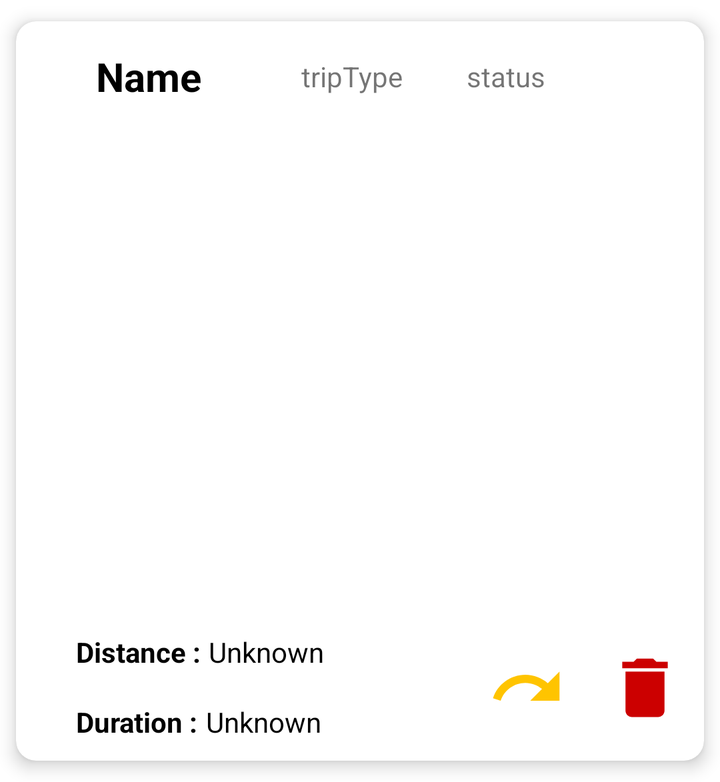
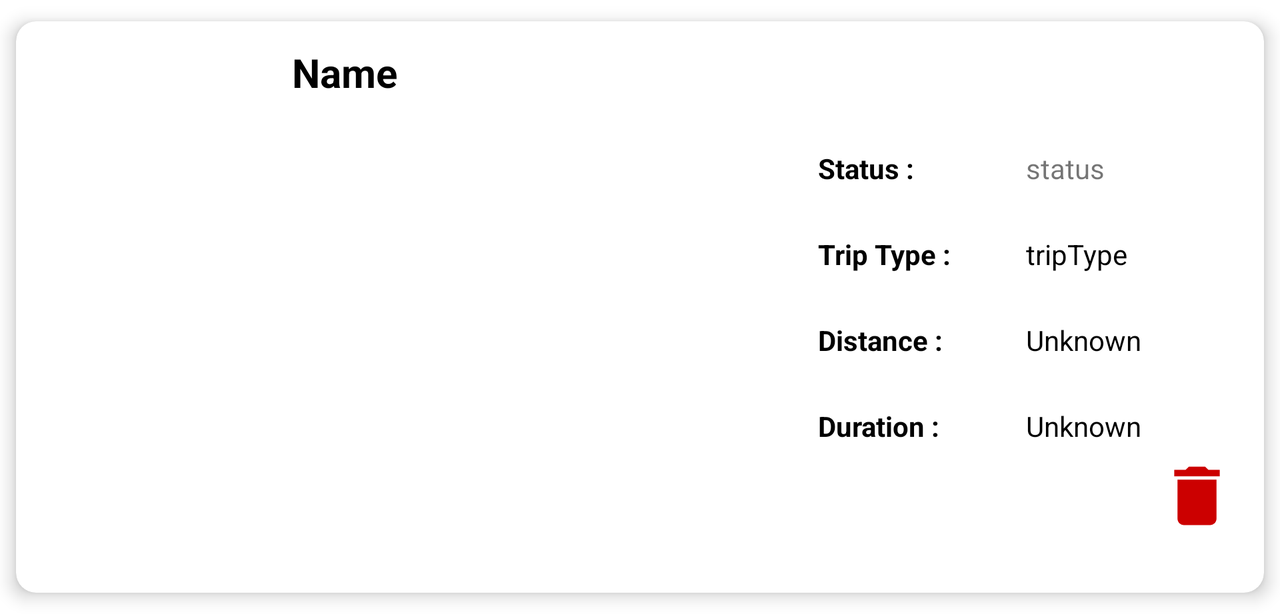

One screen, two layout resources from the same app: the default and the repository's alternative for another configuration. Each is rendered where Android would select it; the XML of both is given below.
<!-- AndroidManifest.xml: application theme Theme.TripReminderApp -->
<!-- res/layout/recy_history_item.xml -->
<?xml version="1.0" encoding="utf-8"?>
<androidx.cardview.widget.CardView xmlns:android="http://schemas.android.com/apk/res/android"
    xmlns:app="http://schemas.android.com/apk/res-auto"
    xmlns:tools="http://schemas.android.com/tools"
    android:layout_width="match_parent"
    android:layout_height="wrap_content"
    android:layout_marginTop="0dp"
    app:cardBackgroundColor="@color/white"
    app:cardCornerRadius="10dp"
    app:cardElevation="5dp"
    app:cardPreventCornerOverlap="true"
    app:cardUseCompatPadding="true"
    app:contentPaddingBottom="10dp"
    app:contentPaddingLeft="10dp"
    app:contentPaddingRight="10dp"
    app:contentPaddingTop="10dp">


    <androidx.constraintlayout.widget.ConstraintLayout
        android:id="@+id/itemLayout"
        android:layout_width="match_parent"
        android:layout_height="wrap_content">


        <TextView
            android:id="@+id/tripName"
            android:layout_width="wrap_content"
            android:layout_height="wrap_content"
            android:layout_marginStart="30dp"
            android:layout_marginLeft="56dp"
            android:layout_marginTop="4dp"
            android:text="@string/name"
            android:textColor="@color/black"
            android:textColorHint="@color/black"
            android:textSize="20sp"
            android:textStyle="bold"
            app:layout_constraintStart_toStartOf="parent"
            app:layout_constraintTop_toTopOf="parent" />


        <TextView
            android:id="@+id/tripType"
            android:layout_width="wrap_content"
            android:layout_height="wrap_content"
            android:layout_marginStart="50dp"
            android:layout_marginTop="8dp"
            android:text="@string/tripType"
            app:layout_constraintStart_toEndOf="@+id/tripName"
            app:layout_constraintTop_toTopOf="parent" />


        <TextView
            android:id="@+id/tripStatus"
            android:layout_width="wrap_content"
            android:layout_height="wrap_content"
            android:layout_marginStart="32dp"
            android:layout_marginTop="4dp"
            android:layout_marginBottom="4dp"
            android:text="@string/status"
            app:layout_constraintBottom_toTopOf="@+id/mapImage"
            app:layout_constraintEnd_toEndOf="parent"
            app:layout_constraintHorizontal_bias="0.0"
            app:layout_constraintStart_toEndOf="@+id/tripType"
            app:layout_constraintTop_toTopOf="@+id/tripType"
            app:layout_constraintVertical_bias="1.0" />


        <ImageView
            android:id="@+id/mapImage"
            android:layout_width="335dp"
            android:layout_height="265dp"
            android:adjustViewBounds="true"
            android:scaleType="fitCenter"
            app:layout_constraintEnd_toEndOf="parent"
            app:layout_constraintStart_toStartOf="parent"
            app:layout_constraintTop_toBottomOf="@+id/tripName"
            app:srcCompat="@drawable/placeholder" />


        

        <TextView
            android:id="@+id/text_dis"
            android:layout_width="wrap_content"
            android:layout_height="wrap_content"
            android:layout_marginStart="20dp"
            android:drawablePadding="10dp"
            android:text="@string/distance"
            android:textColor="@color/black"
            android:textColorHint="@color/black"
            android:textSize="14sp"
            android:textStyle="bold"
            app:layout_constraintStart_toStartOf="parent"
            app:layout_constraintTop_toBottomOf="@+id/mapImage" />


        <TextView
            android:id="@+id/distance"
            android:layout_width="wrap_content"
            android:layout_height="wrap_content"
            android:layout_marginStart="4dp"
            android:text="@string/dis"
            android:textColor="@color/black"
            android:textColorHint="@color/black"
            android:textSize="14sp"
            app:layout_constraintBaseline_toBaselineOf="@+id/text_dis"
            app:layout_constraintStart_toEndOf="@+id/text_dis" />

        <TextView
            android:id="@+id/text_duration"
            android:layout_width="wrap_content"
            android:layout_height="wrap_content"
            android:layout_marginStart="20dp"
            android:layout_marginTop="16dp"
            android:drawablePadding="10dp"
            android:text="@string/duration"
            android:textColor="@color/black"
            android:textColorHint="@color/black"
            android:textSize="14sp"
            android:textStyle="bold"
            app:layout_constraintStart_toStartOf="parent"
            app:layout_constraintTop_toBottomOf="@+id/text_dis" />


        <TextView
            android:id="@+id/duration"
            android:layout_width="wrap_content"
            android:layout_height="wrap_content"
            android:layout_marginStart="4dp"
            android:text="@string/dur"
            android:textColor="@color/black"
            android:textColorHint="@color/black"
            android:textSize="14sp"
            app:layout_constraintBaseline_toBaselineOf="@+id/text_duration"
            app:layout_constraintStart_toEndOf="@+id/text_duration" />

        <ImageView
            android:id="@+id/delete"
            android:layout_width="39dp"
            android:layout_height="53dp"
            app:layout_constraintBottom_toBottomOf="@+id/duration"
            app:layout_constraintEnd_toEndOf="parent"
            app:srcCompat="@drawable/ic_delete"
            tools:ignore="VectorDrawableCompat" />

        <ImageView
            android:id="@+id/reTrip"
            android:layout_width="39dp"
            android:layout_height="53dp"
            android:layout_marginEnd="20dp"
            app:layout_constraintBottom_toBottomOf="@+id/duration"
            app:layout_constraintEnd_toStartOf="@+id/delete"
            app:srcCompat="@drawable/ic_baseline_redo_24"
            tools:ignore="VectorDrawableCompat" />

        <ImageView
            android:id="@+id/imageView3"
            android:layout_width="35dp"
            android:layout_height="35dp"
            app:layout_constraintBaseline_toBaselineOf="@+id/tripStatus"
            app:layout_constraintEnd_toEndOf="parent"
            app:srcCompat="@drawable/ic_baseline_keyboard_arrow_right_24" />


    </androidx.constraintlayout.widget.ConstraintLayout>


</androidx.cardview.widget.CardView>
<!-- resources referenced by this layout -->
<resources>
  <color name="black">#FF000000</color>
  <color name="white">#FFFFFFFF</color>
  <!-- drawable ic_baseline_redo_24 (drawable) -->
  <vector android:height="24dp" android:tint="#FFC400"
      android:viewportHeight="24" android:viewportWidth="24"
      android:width="24dp" xmlns:android="http://schemas.android.com/apk/res/android">
      <path android:fillColor="@android:color/white" android:pathData="M18.4,10.6C16.55,8.99 14.15,8 11.5,8c-4.65,0 -8.58,3.03 -9.96,7.22L3.9,16c1.05,-3.19 4.05,-5.5 7.6,-5.5 1.95,0 3.73,0.72 5.12,1.88L13,16h9V7l-3.6,3.6z"/>
  </vector>
  <!-- drawable ic_delete (drawable) -->
  <vector android:height="28dp" android:tint="@android:color/holo_red_dark"
      android:viewportHeight="24" android:viewportWidth="24"
      android:width="28dp" xmlns:android="http://schemas.android.com/apk/res/android">
      <path android:fillColor="@android:color/white" android:pathData="M6,19c0,1.1 0.9,2 2,2h8c1.1,0 2,-0.9 2,-2V7H6v12zM19,4h-3.5l-1,-1h-5l-1,1H5v2h14V4z"/>
  </vector>
  <string name="dis">Unknown</string>
  <string name="distance">Distance  : </string>
  <string name="dur">Unknown </string>
  <string name="duration">Duration  : </string>
  <string name="name">Name</string>
  <string name="status">status</string>
  <string name="tripType">tripType</string>
  <style name="Theme.TripReminderApp" parent="Theme.MaterialComponents.Light.NoActionBar">
  
          <item name="colorPrimaryDark">@color/black</item>
          <item name="colorPrimary">@color/black</item>
          <item name="colorPrimaryVariant">@color/black</item>
          <item name="colorOnPrimary">@color/white</item>
  
          
  
          
          <item name="colorSecondary">#5d9e43</item>
          <item name="colorSecondaryVariant">@color/teal_700</item>
          <item name="colorOnSecondary">@color/black</item>
          
          <item name="android:statusBarColor" tools:targetApi="l">?attr/colorPrimaryVariant</item>
          
      </style>
  <color name="teal_700">#FF018786</color>
</resources>
<!-- res/layout-land/recy_history_item.xml (the repository's variant of the layout above) -->
<!-- drawn on the phone turned sideways -->
<?xml version="1.0" encoding="utf-8"?>
<androidx.cardview.widget.CardView xmlns:android="http://schemas.android.com/apk/res/android"
    xmlns:app="http://schemas.android.com/apk/res-auto"
    xmlns:tools="http://schemas.android.com/tools"
    android:layout_width="match_parent"
    android:layout_height="wrap_content"
    android:layout_marginTop="0dp"
    app:cardBackgroundColor="@color/white"
    app:cardCornerRadius="10dp"
    app:cardElevation="5dp"
    app:cardPreventCornerOverlap="true"
    app:cardUseCompatPadding="true"
    app:contentPaddingBottom="10dp"
    app:contentPaddingLeft="10dp"
    app:contentPaddingRight="10dp"
    app:contentPaddingTop="10dp">


    <androidx.constraintlayout.widget.ConstraintLayout
        android:id="@+id/itemLayout"
        android:layout_width="match_parent"
        android:layout_height="wrap_content">


        <TextView
            android:id="@+id/tripName"
            android:layout_width="wrap_content"
            android:layout_height="wrap_content"
            android:layout_marginStart="128dp"
            android:layout_marginLeft="56dp"
            android:layout_marginTop="2dp"
            android:text="@string/name"
            android:textColor="@color/black"
            android:textColorHint="@color/black"
            android:textSize="20sp"
            android:textStyle="bold"
            app:layout_constraintStart_toStartOf="parent"
            app:layout_constraintTop_toTopOf="parent" />


        


        <TextView
            android:id="@+id/tripStatus"
            android:layout_width="wrap_content"
            android:layout_height="wrap_content"
            android:layout_marginStart="56dp"
            android:text="@string/status"
            app:layout_constraintBaseline_toBaselineOf="@+id/txt_status"
            app:layout_constraintStart_toEndOf="@+id/txt_status" />

        <TextView
            android:id="@+id/txt_status"
            android:layout_width="wrap_content"
            android:layout_height="wrap_content"
            android:layout_marginStart="44dp"
            android:layout_marginTop="54dp"
            android:layout_marginBottom="24dp"
            android:drawablePadding="10dp"
            android:text="@string/txtStatus"
            android:textColor="@color/black"
            android:textColorHint="@color/black"
            android:textSize="14sp"
            android:textStyle="bold"
            app:layout_constraintBottom_toTopOf="@+id/txt_tripType"
            app:layout_constraintStart_toEndOf="@+id/mapImage"
            app:layout_constraintTop_toTopOf="parent"
            app:layout_constraintVertical_bias="0.0" />

        <TextView
            android:id="@+id/txt_tripType"
            android:layout_width="wrap_content"
            android:layout_height="wrap_content"
            android:layout_marginBottom="24dp"
            android:drawablePadding="10dp"
            android:text="@string/txtTripType"
            android:textColor="@color/black"
            android:textColorHint="@color/black"
            android:textSize="14sp"
            android:textStyle="bold"
            app:layout_constraintBottom_toTopOf="@+id/text_dis"
            app:layout_constraintStart_toStartOf="@+id/txt_status" />

        <TextView
            android:id="@+id/tripType"
            android:layout_width="wrap_content"
            android:layout_height="wrap_content"
            android:text="@string/tripType"
            android:textColor="@color/black"
            app:layout_constraintBaseline_toBaselineOf="@+id/txt_tripType"
            app:layout_constraintStart_toStartOf="@+id/tripStatus" />

        <ImageView
            android:id="@+id/mapImage"
            android:layout_width="335dp"
            android:layout_height="200dp"
            android:layout_marginTop="8dp"
            android:layout_marginBottom="8dp"
            android:adjustViewBounds="true"
            android:scaleType="fitCenter"
            app:layout_constraintEnd_toEndOf="parent"
            app:layout_constraintHorizontal_bias="0.044"
            app:layout_constraintStart_toStartOf="parent"
            app:layout_constraintTop_toBottomOf="@+id/tripName"
            app:srcCompat="@drawable/placeholder" />


        <TextView
            android:id="@+id/text_dis"
            android:layout_width="wrap_content"
            android:layout_height="wrap_content"
            android:layout_marginBottom="24dp"
            android:drawablePadding="10dp"
            android:text="@string/distance"
            android:textColor="@color/black"
            android:textColorHint="@color/black"
            android:textSize="14sp"
            android:textStyle="bold"
            app:layout_constraintBottom_toTopOf="@+id/text_duration"
            app:layout_constraintStart_toStartOf="@+id/txt_tripType" />

        <TextView
            android:id="@+id/distance"
            android:layout_width="wrap_content"
            android:layout_height="wrap_content"
            android:text="@string/dis"
            android:textColor="@color/black"
            android:textColorHint="@color/black"
            android:textSize="14sp"
            app:layout_constraintBaseline_toBaselineOf="@+id/text_dis"
            app:layout_constraintStart_toStartOf="@+id/tripType" />

        <TextView
            android:id="@+id/text_duration"
            android:layout_width="wrap_content"
            android:layout_height="wrap_content"
            android:layout_marginBottom="64dp"
            android:drawablePadding="10dp"
            android:text="@string/duration"
            android:textColor="@color/black"
            android:textColorHint="@color/black"
            android:textSize="14sp"
            android:textStyle="bold"
            app:layout_constraintBottom_toBottomOf="parent"
            app:layout_constraintStart_toStartOf="@+id/text_dis" />

        <TextView
            android:id="@+id/duration"
            android:layout_width="wrap_content"
            android:layout_height="wrap_content"
            android:text="@string/dur"
            android:textColor="@color/black"
            android:textColorHint="@color/black"
            android:textSize="14sp"
            app:layout_constraintBaseline_toBaselineOf="@+id/text_duration"
            app:layout_constraintStart_toStartOf="@+id/distance" />

        <ImageView
            android:id="@+id/reTrip"
            android:layout_width="39dp"
            android:layout_height="53dp"
            android:layout_marginStart="24dp"
            android:layout_marginBottom="12dp"
            app:layout_constraintBottom_toBottomOf="parent"
            app:layout_constraintEnd_toStartOf="@+id/delete"
            app:layout_constraintHorizontal_bias="0.0"
            app:layout_constraintStart_toEndOf="@+id/duration"
            app:srcCompat="@drawable/ic_baseline_redo_24"
            tools:ignore="VectorDrawableCompat" />

        <ImageView
            android:id="@+id/delete"
            android:layout_width="39dp"
            android:layout_height="53dp"
            android:layout_marginEnd="4dp"
            android:layout_marginBottom="12dp"
            app:layout_constraintBottom_toBottomOf="parent"
            app:layout_constraintEnd_toEndOf="parent"
            app:srcCompat="@drawable/ic_delete"
            tools:ignore="VectorDrawableCompat" />


    </androidx.constraintlayout.widget.ConstraintLayout>


</androidx.cardview.widget.CardView>
<!-- resources referenced by the variant -->
<!-- as the phone turned sideways resolves them -->
<resources>
  <color name="black">#FF000000</color>
  <color name="white">#FFFFFFFF</color>
  <!-- drawable ic_baseline_redo_24 (drawable) -->
  <vector android:height="24dp" android:tint="#FFC400"
      android:viewportHeight="24" android:viewportWidth="24"
      android:width="24dp" xmlns:android="http://schemas.android.com/apk/res/android">
      <path android:fillColor="@android:color/white" android:pathData="M18.4,10.6C16.55,8.99 14.15,8 11.5,8c-4.65,0 -8.58,3.03 -9.96,7.22L3.9,16c1.05,-3.19 4.05,-5.5 7.6,-5.5 1.95,0 3.73,0.72 5.12,1.88L13,16h9V7l-3.6,3.6z"/>
  </vector>
  <!-- drawable ic_delete (drawable) -->
  <vector android:height="28dp" android:tint="@android:color/holo_red_dark"
      android:viewportHeight="24" android:viewportWidth="24"
      android:width="28dp" xmlns:android="http://schemas.android.com/apk/res/android">
      <path android:fillColor="@android:color/white" android:pathData="M6,19c0,1.1 0.9,2 2,2h8c1.1,0 2,-0.9 2,-2V7H6v12zM19,4h-3.5l-1,-1h-5l-1,1H5v2h14V4z"/>
  </vector>
  <string name="dis">Unknown</string>
  <string name="distance">Distance  : </string>
  <string name="dur">Unknown </string>
  <string name="duration">Duration  : </string>
  <string name="name">Name</string>
  <string name="status">status</string>
  <string name="tripType">tripType</string>
  <string name="txtStatus">Status : </string>
  <string name="txtTripType">Trip Type : </string>
  <style name="Theme.TripReminderApp" parent="Theme.MaterialComponents.Light.NoActionBar">
  
          <item name="colorPrimaryDark">@color/black</item>
          <item name="colorPrimary">@color/black</item>
          <item name="colorPrimaryVariant">@color/black</item>
          <item name="colorOnPrimary">@color/white</item>
  
          
  
          
          <item name="colorSecondary">#5d9e43</item>
          <item name="colorSecondaryVariant">@color/teal_700</item>
          <item name="colorOnSecondary">@color/black</item>
          
          <item name="android:statusBarColor" tools:targetApi="l">?attr/colorPrimaryVariant</item>
          
      </style>
  <color name="teal_700">#FF018786</color>
</resources>
